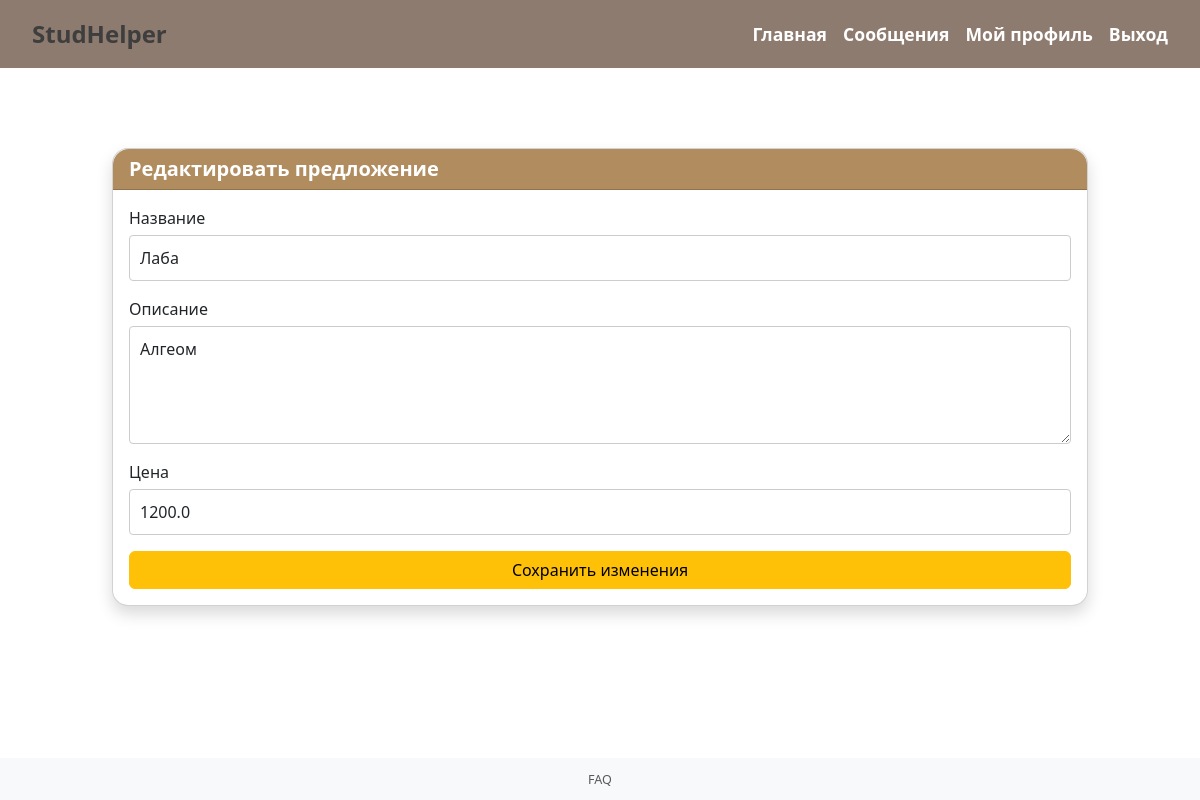
The app's page /edit_offer/1 (signed in) with its own data.
### app.py (models this page shows)
class Offer(db.Model):
    id = db.Column(db.Integer, primary_key=True)
    title = db.Column(db.String(200), nullable=False)
    description = db.Column(db.Text, nullable=False)
    price = db.Column(db.Float, nullable=False)
    subcategory_id = db.Column(db.Integer, db.ForeignKey('subcategory.id'), nullable=False)
    seller_id = db.Column(db.Integer, db.ForeignKey('user.id'), nullable=False)

### app.py (the view, shortened to what this page needs)
@app.route('/edit_offer/<int:offer_id>', methods=['GET', 'POST'])
def edit_offer(offer_id):
    offer = Offer.query.get_or_404(offer_id)
    if offer.seller_id != current_user.id:
        abort(403)
    return render_template('edit_offer.html', offer=offer)

### app.py (called while the page is built)
@login_manager.user_loader
def load_user(user_id):
    return User.query.get(int(user_id))

### templates/edit_offer.html
{% extends 'base.html' %}
{% block content %}
<div class="container mt-5">
    <div class="card shadow rounded-4">
        <div class="card-header bg-warning text-dark rounded-top-4">
            <h5 class="mb-0">Редактировать предложение</h5>
        </div>
        <div class="card-body">
            <form method="POST">
                <div class="mb-3">
                    <label for="title" class="form-label">Название</label>
                    <input type="text" id="title" name="title" class="form-control" value="{{ offer.title }}" required>
                </div>
                <div class="mb-3">
                    <label for="description" class="form-label">Описание</label>
                    <textarea id="description" name="description" class="form-control" rows="4" required>{{ offer.description }}</textarea>
                </div>
                <div class="mb-3">
                    <label for="price" class="form-label">Цена</label>
                    <input type="number" step="0.01" id="price" name="price" class="form-control" value="{{ offer.price }}" required>
                </div>
                <button type="submit" class="btn btn-warning w-100">Сохранить изменения</button>
            </form>
        </div>
    </div>
</div>
{% endblock %}

### static/style.css (style rules this page uses)
body { display: flex; flex-direction: column; min-height: 100vh; }
.form-label { font-weight: 500; margin-bottom: 5px; display: block; }
.form-control, .form-select { padding: 10px; border: 1px solid #ccc; border-radius: 4px; width: 100%; margin-bottom: 15px; }
.container { max-width: 1000px; width: 100%; box-sizing: border-box; margin-top: 30px; }
.card .card-header { background-color: #b08c5f !important; color: white !important; }
.card .card-header h5 { font-size: 1.25rem !important; font-weight: bold !important; }
textarea { border-radius: 10px; }
button { width: 100%; border-radius: 5px; }

### records on screen
Offer: title "Лаба", description "Алгеом", price "1200.0"
